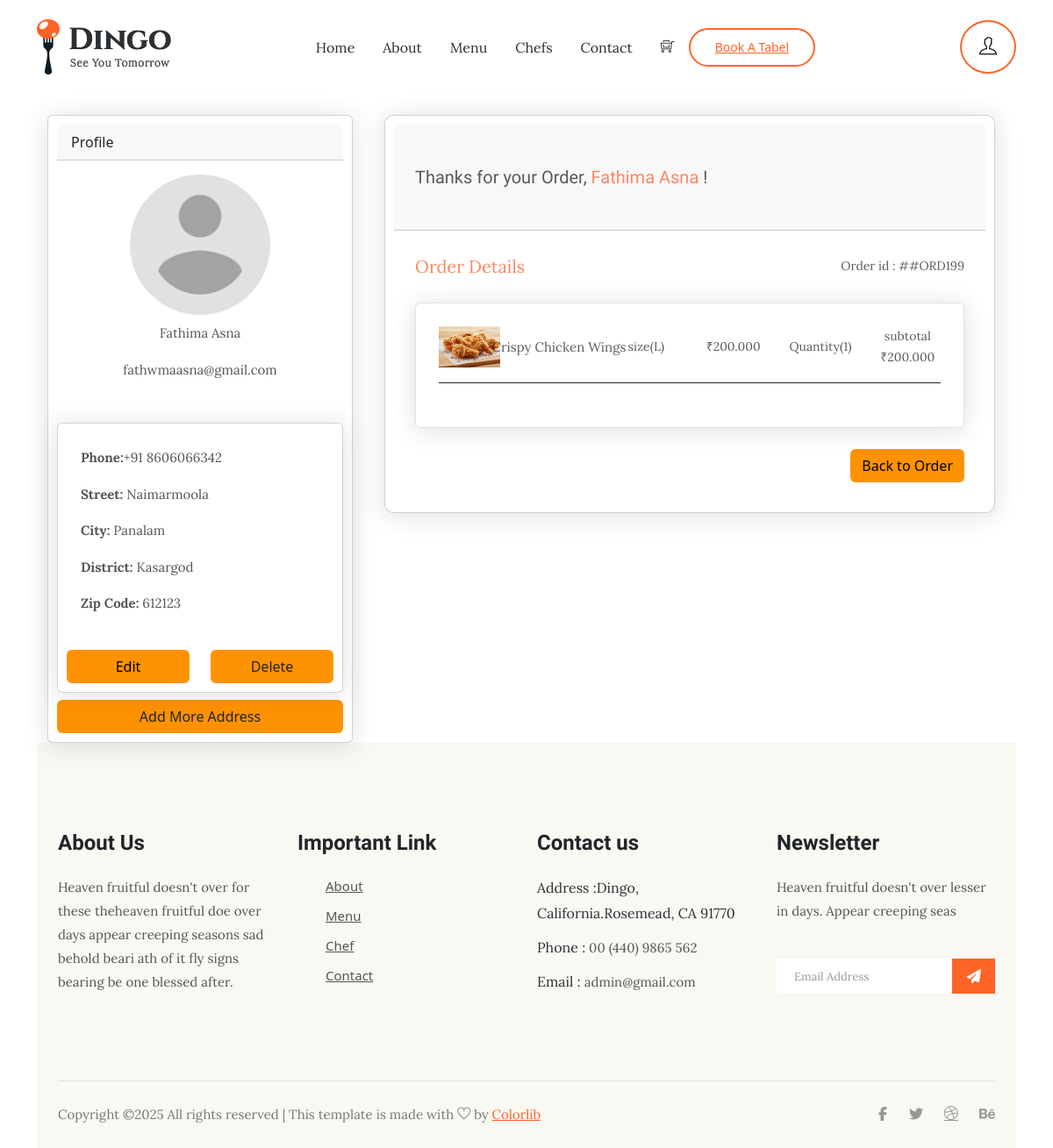
/profile/ (signed in), run on an earlier commit of the app's database.
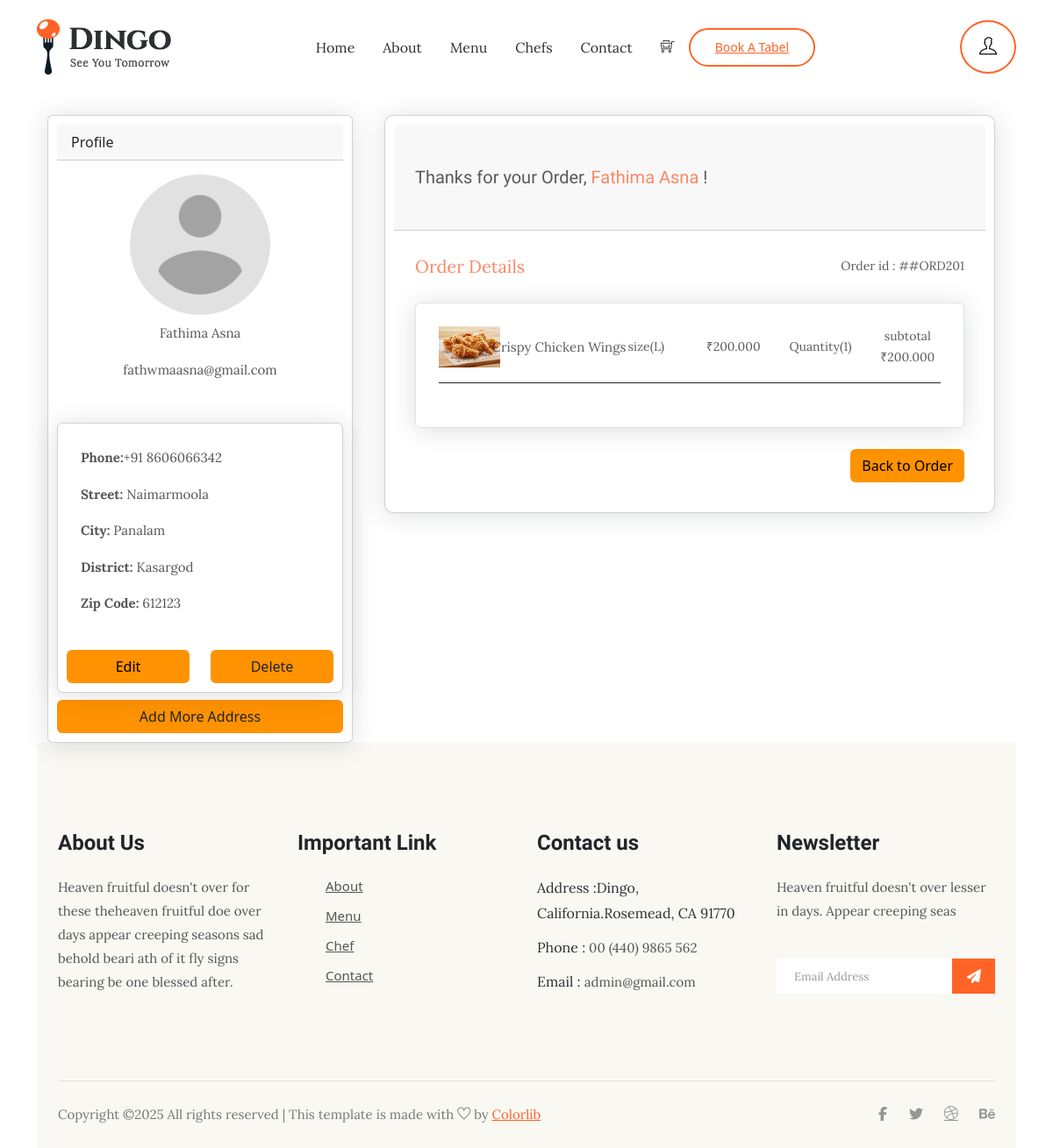
And on a later commit of the database.
### DINGO_APP/models.py (models this page shows, shortened)
class Address(models.Model):
    user = models.ForeignKey(User, on_delete=models.CASCADE)
    phone_number = models.CharField(max_length=10,null=True,blank=True)
    street = models.CharField(max_length=100,null=True,blank=True)
    city = models.CharField(max_length=100,null=True,blank=True)
    district = models.CharField(max_length=100,null=True,blank=True)
    zipcode = models.CharField(max_length=6,null=True,blank=True)
    address_type = models.IntegerField(choices=address_choice,null=True,blank=True)

class Order(models.Model):
    user = models.ForeignKey(User, on_delete=models.CASCADE)
    quantity = models.IntegerField(default=1)
    total = models.DecimalField(max_digits=10,decimal_places=2,default=0)
    ordered_date = models.DateTimeField(null=True, blank=True)
    address = models.CharField(max_length=255)
    tax = models.DecimalField(max_digits=10,decimal_places=2,default=0)
    shipping = models.DecimalField(max_digits=10,decimal_places=2,default=0)
    status = models.CharField(max_length=100,choices=status_choice,default='pending')

class OrderItem(models.Model):
    order=models.ForeignKey(Order,on_delete=models.CASCADE, null=True)
    item=models.ForeignKey(Item,on_delete=models.CASCADE)
    quantity = models.IntegerField(default=1, null=True, blank=True)
    size = models.CharField(max_length=10, null=True, blank=True)
    total_price=models.DecimalField(max_digits=10,decimal_places=2,null=True,blank=True)
    size_oriented_price=models.DecimalField(max_digits=10,decimal_places=2,null=True,blank=True)
    def get_size_price_factor(self):
        size_mapping = {
            "S": Decimal("0.25"),
            "M": Decimal("0.5"),
            "R": Decimal("0.5"),
            "L": Decimal("1.0"),
            "F": Decimal("1.0"),
            "H": Decimal("0.5"),
            "Q": Decimal("0.25"),
        }
        return size_mapping.get(self.size, Decimal("1.0"))

class Item(models.Model):
    item_id = models.CharField(max_length=10,unique=True)
    name = models.CharField(max_length=255)
    image = models.ImageField(upload_to='images/',null=True,blank=True)
    description = models.TextField(null=True,blank=True)
    category_type = models.IntegerField(choices=category_choice,default=13)
    category = models.CharField(max_length=255)
    price = models.DecimalField(max_digits=10,decimal_places=2)
    exclusive_item = models.BooleanField(default=False)

### DINGO_APP/views.py (the view)
# urls.py: path('profile/', views.user_profile, name='user_profile'),
@login_required
def user_profile(request):
    user_details=request.user
    order=Order.objects.filter(user=user_details).order_by('-ordered_date').first()
    order_item=OrderItem.objects.filter(order=order)
    for i in order_item:
      i.size_oriented_price=i.item.price*i.get_size_price_factor()
      i.price_per_items=i.item.price* i.quantity*i.get_size_price_factor()
    try:
        user_address = Address.objects.filter(user=request.user.id)
    except:
        user_address = None  # Assign None to avoid reference errors in the template
        messages.error(request, "Something Wrong")
    return render(request, 'user_profile.html', locals())

### Templates/user_profile.html (shortened to what this page needs)
{% extends "extend.html" %}
{% load static %}
{% block content %}
            <div class="container-xl px-4 mt-4">
            <div class="row">
                <div class="col-xl-4">
                    <div class="card mb-4 mb-xl-0">
                        <div class="card-header">Profile</div>
                        <div class="card-body text-center">
                            <img class="img-account-profile rounded-circle mb-2" src="/static/img/profile.png" alt="">
                            <p>{{ user_details.first_name }} {{ user_details.last_name }}</p>
                            <p>{{ user_details.email }}</p>
                        </div>
                        {% if user_address %}
                        {% for i in user_address %}
                        <div id="address-details" class="card mt-3">
                            <div class="card-body">
                                <p><strong>Phone:</strong>+91 {{ i.phone_number }}</p>
                                <p><strong>Street:</strong> {{ i.street }}</p>
                                <p><strong>City:</strong> {{ i.city }}</p>
                                <p><strong>District:</strong> {{ i.district }}</p>
                                <p><strong>Zip Code:</strong> {{ i.zipcode }}</p>
                            </div>
                            <div class="row d-flex">
                                <div class="col-lg-6">
                                    <a class="btn mt-2" style="background-color: #ff9200;width: 100%;color: #000 !important;" href="{% url 'edit_address' i.id %}">Edit</a>
                                </div>
                                <div class="col-lg-6">
                                    <form method="POST" action="{% url 'delete_address' i.id %}" onsubmit="return confirm('Do you really want to delete this?');">
                                        <button type="submit" class="btn mt-2 delete-link" style="background-color: #ff9200;width: 100%;">Delete</button>
                                    </form>
                                </div>
                            </div>
                        </div>
                        {% endfor %}
                        <button id="moreAddressBtn" class="btn mt-2" style="background-color: #ff9200;" data-bs-toggle="modal" data-bs-target="#addAddressModal">Add More Address</button>
                    {% else %}
                        <button id="addAddressBtn" class="btn btn-primary mt-2" data-bs-toggle="modal" data-bs-target="#addAddressModal">Add Address</button>
                    {% endif %}
                    </div>
                </div>
                <div class="col-xl-8">
                    <section class=" gradient-custom">
                        <div class="container">
                          <div class="row d-flex justify-content-center align-items-center h-100">
                            <div class="col-lg-12 col-xl-12">
                            {% if order %}
                              <div class="card" style="border-radius: 10px;">
                                <div class="card-header px-4 py-5">
                                  <h5 class="text-muted mb-0">Thanks for your Order, <span style="color: #fa8764;">{{ user_details.first_name }} {{ user_details.last_name}}</span>!</h5>
                                </div>
                                <div class="card-body p-4">
                                  <div class="d-flex justify-content-between align-items-center mb-4">
                                    <p class="lead fw-normal mb-0" style="color: #fa8764;">Order Details</p>
                                    <p class="small text-muted mb-0">Order id : ##ORD{{order.id}}</p>
                                  </div>
                                  {% for i in order_item %}
                                  <div class="card shadow-0 border mb-4">
                                    <div class="card-body">
                                      <div class="row">
                                        <div class="col-md-2">
                                          <img src="{{ i.item.image.url }}"
                                            class="img-fluid" style="padding-right: 5px ;" alt="Phone">
                                        </div>
                                        <div class="col-md-2 text-center d-flex justify-content-center align-items-center">
                                          <p class="text-muted mb-0 text-nowrap">{{ i.item.name }}</p>
                                        </div>
                                        <div class="col-md-2 text-center d-flex justify-content-center align-items-center">
                                          <p class="text-muted mb-0 small">size({{ i.size }})</p>
                                        </div>
                                        <div class="col-md-2 text-center d-flex justify-content-center align-items-center">
                                          <p class="text-muted mb-0 small">₹{{ i.size_oriented_price }}</p>
                                        </div>
                                        <div class="col-md-2 text-center d-flex justify-content-center align-items-center">
                                          <p class="text-muted mb-0 small">Quantity({{ i.quantity }})</p>
                                        </div>
                                        <div class="col-md-2 text-center d-flex justify-content-center align-items-center">
                                          <p class="text-muted mb-0 small">subtotal ₹{{ i.price_per_items }}</p>
                                        </div>
                                      </div>
                                      <hr class="mb-4" style="background-color: #e0e0e0; opacity: 1;">
                                    </div>
                                  </div>
                                  {% endfor %}
                                  <div class="profile_btn">
                                    <a href="{% url 'user_order' %}" class="btn" style="color: #000;" >Back to Order</a>
                                  </div>
                                </div>
                              </div>
                              {% endif %}
                            </div>
                          </div>
                        </div>
                      </section>
                </div>
{% endblock %}

What changed in the data, as far as the page shows it:
no longer on this page (row unchanged): Order: id "199"
added Order: id "201"
